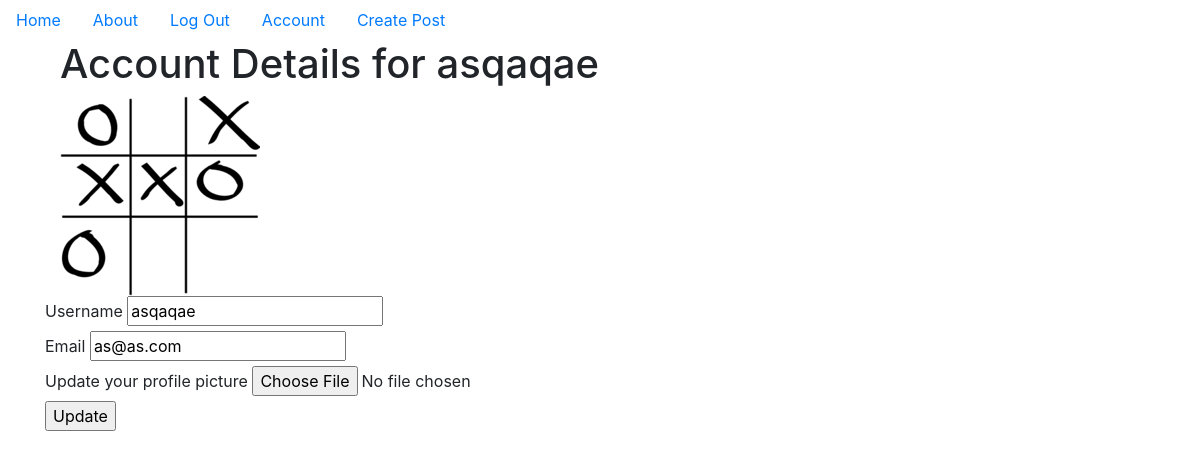
/account (signed in), run on the app's committed database.
### puppycompanyblog/models.py (models this page shows, shortened)
class User(db.Model, UserMixin):
    __tablename__ = 'users'
    id = db.Column(db.Integer, primary_key=True)
    profile_image = db.Column(db.String(64),nullable = False, default = 'default_profile.png')
    email = db.Column(db.String(64), unique = True, index = True)
    username = db.Column(db.String(64), unique = True, index = True)
    password_hash = db.Column(db.String(128))
    posts = db.relationship('BlogPost', backref='author', lazy=True)

### puppycompanyblog/users/views.py (the view)
@users.route('/account', methods = ['GET', 'POST'])
@login_required
def account():
    form=UpdateUserForm()
    if form.validate_on_submit():
        if form.picture.data:
            username = current_user.username
            current_user.profile_image = add_profile_image(form.picture.data, username)
        current_user.username = form.username.data
        current_user.email = form.email.data
        db.session.commit()
        flash('User Account Updated')
        return redirect(url_for('users.account'))
    elif request.method == 'GET':
        form.username.data = current_user.username
        form.email.data = current_user.email
    profile_image = url_for('static', filename='profile_pics/'+current_user.profile_image)
    return render_template('account.html', profile_image=profile_image, form=form)

### puppycompanyblog/users/forms.py (shortened to what this page needs)
class UpdateUserForm(FlaskForm):
    email = StringField('Email', validators = [DataRequired(), Email()])
    username = StringField('Username', validators = [DataRequired()])
    picture = FileField('Update your profile picture', validators = [FileAllowed(['jpg', 'png'])])
    submit = SubmitField('Update')

### puppycompanyblog/models.py (called while the page is built)
@login_manager.user_loader
def load_user(user_id):
    return User.query.get(user_id)

### puppycompanyblog/templates/account.html (shortened to what this page needs)
{% extends "base.html" %}
{% block content %}
<div class="container">
  <h1>Account Details for {{current_user.username}}</h1>
  <img src="{{url_for('static',filename='profile_pics/'+current_user.profile_image)}}" alt="{{current_user.username}}">
  <div class="row">
    <form method="POST" action="" enctype="multipart/form-data">
      {{form.username.label }} {{ form.username() }}
      <br>
      {{form.email.label }} {{ form.email() }}
      <br>
      {{form.picture.label }} {{ form.picture() }}
      <br>
      {{ form.submit() }}
    </form>
  </div>
</div>
{% endblock %}

### data on the page
User: username "asqaqae", profile_image+username (picture), email "as@as.com"
